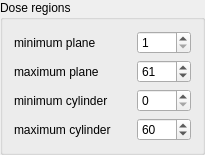
            <widget class="QGroupBox" name="DoseRegGroupBox">
             <property name="enabled">
              <bool>true</bool>
             </property>
             <property name="toolTip">
              <string>Define dose scoring regions</string>
             </property>
             <property name="title">
              <string>Dose regions</string>
             </property>
             <layout class="QVBoxLayout">
              <item>
               <layout class="QVBoxLayout">
                <item>
                 <layout class="QHBoxLayout">
                  <item>
                   <widget class="QLabel" name="minPlnTextLabel">
                    <property name="toolTip">
                     <string>Minimum plane defining dose region</string>
                    </property>
                    <property name="whatsThis">
                     <string>Minimum plane defining dose region</string>
                    </property>
                    <property name="text">
                     <string>minimum plane</string>
                    </property>
                    <property name="wordWrap">
                     <bool>false</bool>
                    </property>
                   </widget>
                  </item>
                  <item>
                   <spacer name="Spacer1">
                    <property name="orientation">
                     <enum>Qt::Horizontal</enum>
                    </property>
                    <property name="sizeType">
                     <enum>QSizePolicy::Expanding</enum>
                    </property>
                    <property name="sizeHint" stdset="0">
                     <size>
                      <width>20</width>
                      <height>0</height>
                     </size>
                    </property>
                   </spacer>
                  </item>
                  <item>
                   <widget class="QSpinBox" name="minPlnSpinBox">
                    <property name="toolTip">
                     <string>Minimum plane defining dose region</string>
                    </property>
                    <property name="whatsThis">
                     <string>Minimum plane defining dose region</string>
                    </property>
                    <property name="minimum">
                     <number>1</number>
                    </property>
                    <property name="maximum">
                     <number>1001</number>
                    </property>
                    <property name="value">
                     <number>1</number>
                    </property>
                   </widget>
                  </item>
                 </layout>
                </item>
                <item>
                 <layout class="QHBoxLayout">
                  <item>
                   <widget class="QLabel" name="maxPlnTextLabel">
                    <property name="toolTip">
                     <string>Maximum plane defining dose region</string>
                    </property>
                    <property name="whatsThis">
                     <string>Maximum plane defining dose region</string>
                    </property>
                    <property name="text">
                     <string>maximum plane</string>
                    </property>
                    <property name="wordWrap">
                     <bool>false</bool>
                    </property>
                   </widget>
                  </item>
                  <item>
                   <spacer name="Spacer2">
                    <property name="orientation">
                     <enum>Qt::Horizontal</enum>
                    </property>
                    <property name="sizeType">
                     <enum>QSizePolicy::Expanding</enum>
                    </property>
                    <property name="sizeHint" stdset="0">
                     <size>
                      <width>20</width>
                      <height>0</height>
                     </size>
                    </property>
                   </spacer>
                  </item>
                  <item>
                   <widget class="QSpinBox" name="maxPlnSpinBox">
                    <property name="toolTip">
                     <string>Maximum plane defining dose region</string>
                    </property>
                    <property name="whatsThis">
                     <string>Maximum plane defining dose region</string>
                    </property>
                    <property name="minimum">
                     <number>1</number>
                    </property>
                    <property name="maximum">
                     <number>1001</number>
                    </property>
                    <property name="value">
                     <number>61</number>
                    </property>
                   </widget>
                  </item>
                 </layout>
                </item>
                <item>
                 <layout class="QHBoxLayout">
                  <item>
                   <widget class="QLabel" name="minCylTextLabel">
                    <property name="toolTip">
                     <string>Minimum cylinder defining dose region</string>
                    </property>
                    <property name="whatsThis">
                     <string>Minimum cylinder defining dose region</string>
                    </property>
                    <property name="text">
                     <string>minimum cylinder</string>
                    </property>
                    <property name="wordWrap">
                     <bool>false</bool>
                    </property>
                   </widget>
                  </item>
                  <item>
                   <spacer name="Spacer3">
                    <property name="orientation">
                     <enum>Qt::Horizontal</enum>
                    </property>
                    <property name="sizeType">
                     <enum>QSizePolicy::Expanding</enum>
                    </property>
                    <property name="sizeHint" stdset="0">
                     <size>
                      <width>20</width>
                      <height>0</height>
                     </size>
                    </property>
                   </spacer>
                  </item>
                  <item>
                   <widget class="QSpinBox" name="minCylSpinBox">
                    <property name="toolTip">
                     <string>Minimum cylinder defining dose region</string>
                    </property>
                    <property name="whatsThis">
                     <string>Minimum cylinder defining dose region</string>
                    </property>
                    <property name="maximum">
                     <number>1000</number>
                    </property>
                   </widget>
                  </item>
                 </layout>
                </item>
                <item>
                 <layout class="QHBoxLayout">
                  <item>
                   <widget class="QLabel" name="maxCylTextLabel">
                    <property name="toolTip">
                     <string>Maximum cylinder defining dose region</string>
                    </property>
                    <property name="whatsThis">
                     <string>Maximum cylinder defining dose region</string>
                    </property>
                    <property name="text">
                     <string>maximum cylinder</string>
                    </property>
                    <property name="wordWrap">
                     <bool>false</bool>
                    </property>
                   </widget>
                  </item>
                  <item>
                   <spacer name="Spacer4">
                    <property name="orientation">
                     <enum>Qt::Horizontal</enum>
                    </property>
                    <property name="sizeType">
                     <enum>QSizePolicy::Expanding</enum>
                    </property>
                    <property name="sizeHint" stdset="0">
                     <size>
                      <width>20</width>
                      <height>0</height>
                     </size>
                    </property>
                   </spacer>
                  </item>
                  <item>
                   <widget class="QSpinBox" name="maxCylSpinBox">
                    <property name="toolTip">
                     <string>Maximum cylinder defining dose region</string>
                    </property>
                    <property name="whatsThis">
                     <string>Maximum cylinder defining dose region</string>
                    </property>
                    <property name="maximum">
                     <number>1000</number>
                    </property>
                    <property name="value">
                     <number>60</number>
                    </property>
                   </widget>
                  </item>
                 </layout>
                </item>
               </layout>
              </item>
             </layout>
            </widget>
